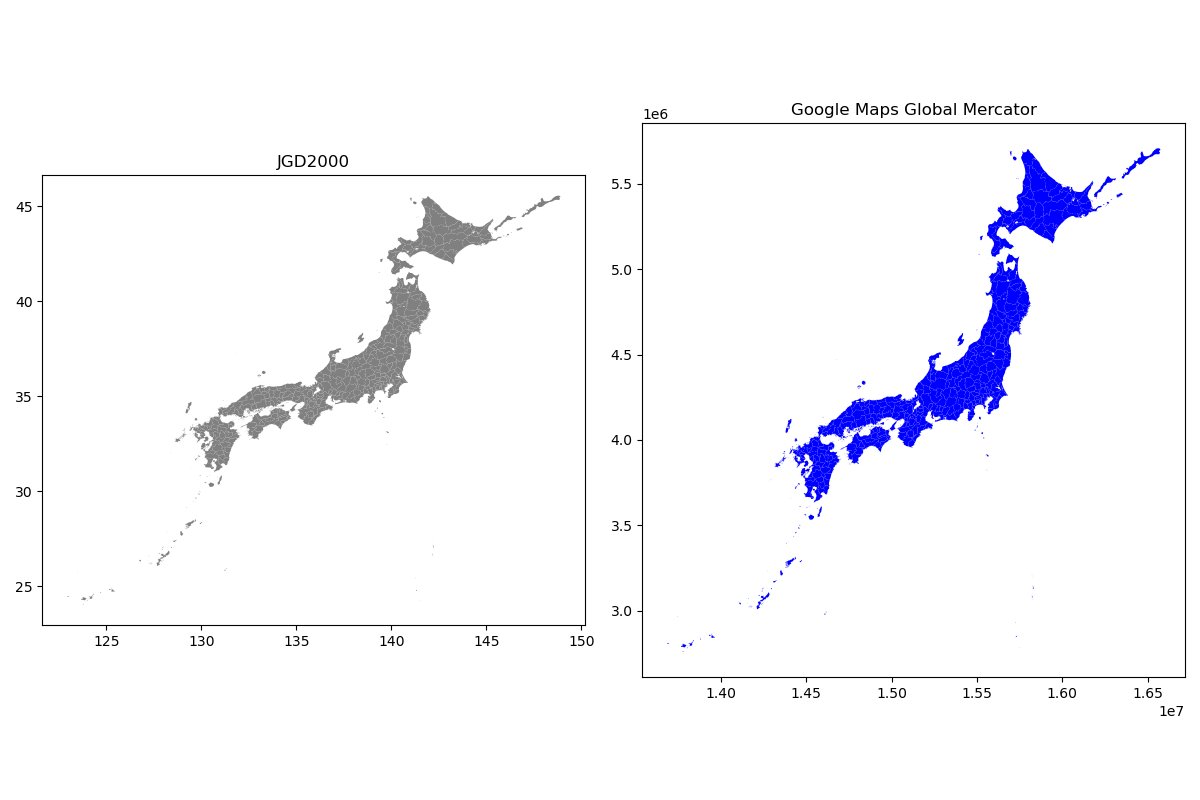

The Python source for this figure:
"""
座標参照系を変換するプログラム
札幌管区気象台予報課　洪水情報係長　今泉
<参考にしたページ>
https://qiita.com/mamurata0924/items/23ab860f4d7429207fac
"""
import geopandas as gpd
import matplotlib.pyplot as plt
import os

def main():
    fp = 'shape/matome_20200526/matome_20200526.shp'
    # シェープファイルの読み込み
    data = gpd.read_file(fp)
    # オリジナルデータとして複製
    orig = data.copy()
    # 座標参照系の表示
    print(data.crs)
    # 最初の2行を出力
    print(data['geometry'].head(2))
    # 座標参照系の変換(epsg:4612 to epsg:900913)
    data = data.to_crs(epsg=900913)
    # 座標参照系の表示
    print(data.crs)
    # 最初の2行を表示
    print(data['geometry'].head(2))
    # 座標参照系の変更前後をプロット
    fig, (ax1, ax2) = plt.subplots(nrows=1, ncols=2, figsize=(12,8))
    # JGD2000（epsg:4612）
    orig.plot(ax=ax1, facecolor='gray');
    ax1.set_title('JGD2000');
    # Google Maps(epsg:900913)
    data.plot(ax=ax2, facecolor='blue');
    ax2.set_title('Google Maps Global Mercator');
    # プロットする
    plt.tight_layout()
    plt.savefig('crs_study.png')

if __name__ == '__main__':
    os.chdir(os.path.dirname(os.path.abspath(__file__)))
    main()
